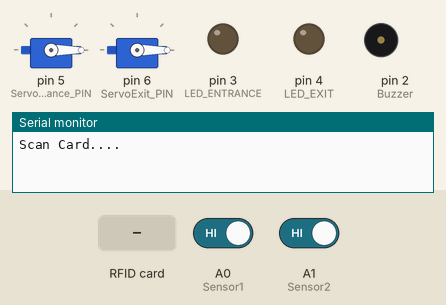
Simulated run of this sketch. Board: Arduino Uno, built with avr-gcc and run on an emulated ATmega328P. On the bench: 2 × servo, output pins drawn as LEDs (lit = HIGH), buzzer (waves = sounding), the last lines printed to the serial monitor. The test bench sets the inputs (shaded band); at power-on: A0 (Sensor1) HIGH, A1 (Sensor2) HIGH. Pins used as bus, display or sensor lines are not drawn.

Above: at 1.3 s.
1.4 s: RFID card B3 48 60 0F held to the reader
At 1.55 s:
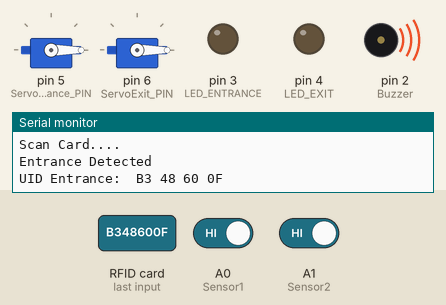
At 2.8 s:
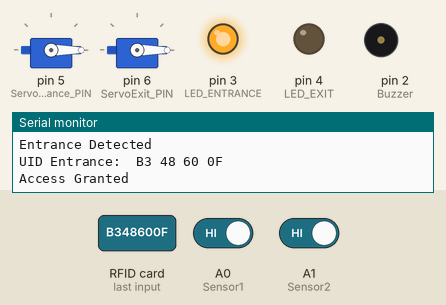
3.1 s: RFID card 03 14 76 0F held to the reader
At 5.5 s:
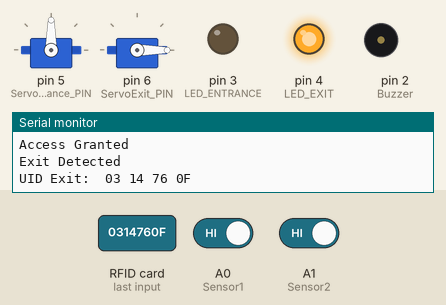
Timing chart, 0 to 15.1 s (numbered marks = the images above; inputs shaded):
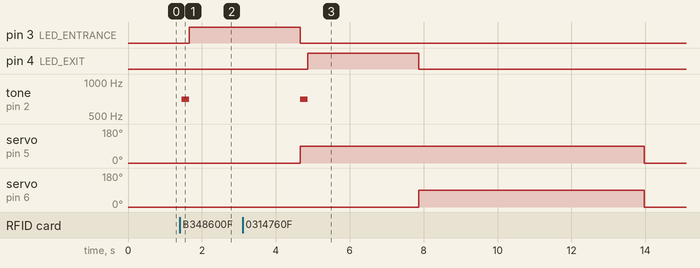

The sketch:

ParkingSystem_052124.ino
```cpp
#include <SPI.h>
#include <MFRC522.h>
#include <Servo.h>

#define RST_PIN 9
#define SS_1_PIN 10
#define SS_2_PIN 7
#define Buzzer 2
#define LED_ENTRANCE 3
#define LED_EXIT 4
#define ServoEntrance_PIN 5
#define ServoExit_PIN 6
#define Sensor1 A0
#define Sensor2 A1

MFRC522 RFID_Entrance(SS_1_PIN, RST_PIN); // Define RFID reader 1
MFRC522 RFID_Exit(SS_2_PIN, RST_PIN); // Define RFID reader 2
Servo ServoEntrance;
Servo ServoExit;

int angleEntrance = 0; // the current angle of servo motor 1
int angleExit = 0; // the current angle of servo motor 2
unsigned long lastTime = 0;
const unsigned long delayTime = 3000; // 3 seconds
const unsigned long countDelay = 1000; // 1 second
enum ServoState { AT_ANGLE_0, AT_ANGLE_90, COUNTING, DELAY };

ServoState servoState = AT_ANGLE_0;
int messageCount = 0;
unsigned long lastCountTime = 0;

bool prevValue1 = HIGH;
bool prevValue2 = HIGH;
bool occupied1 = false; // State memory for sensor 1
bool occupied2 = false; // State memory for sensor 2

int totalVacant = 2; // Total number of vacant sensors, initially set to 2

void setup() {
  Serial.begin(9600);
  SPI.begin();
  pinMode(LED_ENTRANCE, OUTPUT);
  pinMode(LED_EXIT, OUTPUT);
  pinMode(Buzzer, OUTPUT);

  RFID_Entrance.PCD_Init(); // Initialize RFID reader 1
  RFID_Exit.PCD_Init(); // Initialize RFID reader 2
  ServoEntrance.attach(ServoEntrance_PIN);
  ServoEntrance.write(angleEntrance);
  ServoExit.attach(ServoExit_PIN);
  ServoExit.write(angleExit);

  Serial.println("Scan Card....");
}

void loop() {
  bool value1 = digitalRead(Sensor1);
  bool value2 = digitalRead(Sensor2);

  bool changed1 = false; // Flag to track if sensor 1 state changed
  bool changed2 = false; // Flag to track if sensor 2 state changed

  if (value1 != prevValue1) { // Check if the state of sensor 1 has changed
    if (value1 == LOW && !occupied1) {
      Serial.println("Sensor1- OCCUPIED");
      occupied1 = true; // Update state memory
      totalVacant--; // Decrement total vacant count
      changed1 = true; // Set flag indicating change
    } else if (value1 == HIGH && occupied1) {
      Serial.println("Sensor1- VACANT");
      occupied1 = false; // Update state memory
      totalVacant++; // Increment total vacant count
      changed1 = true; // Set flag indicating change
    }
    prevValue1 = value1; // Update the previous state of sensor 1
    Serial.print("SensorT: ");
    Serial.println(totalVacant);
  }

  if (value2 != prevValue2) { // Check if the state of sensor 2 has changed
    if (value2 == LOW && !occupied2) {
     Serial.println("Sensor2- OCCUPIED");
      occupied2 = true; // Update state memory
      totalVacant--; // Decrement total vacant count
      changed2 = true; // Set flag indicating change
    } else if (value2 == HIGH && occupied2) {
     Serial.println("Sensor2- VACANT");
      occupied2 = false; // Update state memory
      totalVacant++; // Increment total vacant count
      changed2 = true; // Set flag indicating change
    }
    prevValue2 = value2; // Update the previous state of sensor 2
    Serial.print("SensorT: ");
    Serial.println(totalVacant);
  }

  // Display current status of both sensors and total vacant count only if there are changes
 if (changed1 || changed2) {
   Serial.print("Sensor1- ");
    Serial.println(occupied1 ? "OCCUPIED" : "VACANT");
    Serial.print("Sensor2- ");
    Serial.println(occupied2 ? "OCCUPIED" : "VACANT");
    Serial.print("SensorT: ");
    Serial.println(totalVacant);
  }

  switch (servoState) {
    case AT_ANGLE_0:
      if (RFID_Entrance.PICC_IsNewCardPresent() && RFID_Entrance.PICC_ReadCardSerial()) {
        Serial.println("Entrance Detected");
        bool accessGranted = EntrancehandleRFID(RFID_Entrance, LED_ENTRANCE);
        if (accessGranted) {
          ServoEntrance.write(90); // Set servo 1 to 90 degrees
          servoState = AT_ANGLE_90;
          lastTime = millis(); // Record the current time
        }
      }

      if (RFID_Exit.PICC_IsNewCardPresent() && RFID_Exit.PICC_ReadCardSerial()) {
        Serial.println("Exit Detected");
        ExithandleRFID(RFID_Exit, LED_EXIT);
        ServoExit.write(90); // Set servo 2 to 90 degrees
        servoState = AT_ANGLE_90;
        lastTime = millis(); // Record the current time
      }
      break;

    case AT_ANGLE_90:
      // Display message when servo is at 90 degrees
      Serial.println("Servo is at angle 90");
      servoState = COUNTING; // Start counting
      messageCount = 1; // Reset message count
      lastCountTime = millis(); // Record the current time
      break;

    case COUNTING:
      // Count from 1 to 3 with a delay of 1 second between each count
      if (millis() - lastCountTime >= countDelay) {
        Serial.print("Count: ");
        Serial.println(messageCount);
        lastCountTime = millis(); // Record the current time

        // Check if counting is done
        if (messageCount >= 3) {
          servoState = DELAY;
          lastTime = millis(); // Record the current time
        } else {
          messageCount++;
        }
      }
      break;

    case DELAY:
      if (millis() - lastTime >= delayTime) {
        ServoEntrance.write(0); // Set servo 1 back to 0 degrees
        ServoExit.write(0); // Set servo 2 back to 0 degrees
        Serial.println("Rotate Servo Motors to 0°");
        servoState = AT_ANGLE_0;
      }
      break;
  }

  delay(100); // Add a small delay for stability
}

bool EntrancehandleRFID(MFRC522 &mfrc522, int ledPin) {
  Serial.print(F("UID Entrance: "));
  tone(Buzzer, 700);
  dump_byte_array(mfrc522.uid.uidByte, mfrc522.uid.size);
  delay(200);
  noTone(Buzzer);
  String ID = "";
  for (byte i = 0; i < mfrc522.uid.size; i++) {
    ID.concat(String(mfrc522.uid.uidByte[i] < 0x10 ? "0" : ""));
    ID.concat(String(mfrc522.uid.uidByte[i], HEX));
  }
  Serial.println();
  ID.toUpperCase();

  bool accessGranted = false;

  if (ID == "B348600F" || ID=="0314760F") {
    Serial.println("Access Granted");
    accessGranted = true;
  } else {
    Serial.println("Access Denied");
  }

  digitalWrite(ledPin, HIGH);
  delay(3000); // LED stays on for 3 seconds
  digitalWrite(ledPin, LOW);

  mfrc522.PICC_HaltA();
  mfrc522.PCD_StopCrypto1();

  return accessGranted;
}

void ExithandleRFID(MFRC522 &mfrc522, int ledPin) {
  Serial.print(F("UID Exit: "));
  tone(Buzzer, 700);
  dump_byte_array(mfrc522.uid.uidByte, mfrc522.uid.size);
  delay(200);
  noTone(Buzzer);
  String ID = "";
  for (byte i = 0; i < mfrc522.uid.size; i++) {
    ID.concat(String(mfrc522.uid.uidByte[i] < 0x10 ? "0" : ""));
    ID.concat(String(mfrc522.uid.uidByte[i], HEX));
  }
  Serial.println();
  ID.toUpperCase();

  digitalWrite(ledPin, HIGH);
  delay(3000); // LED stays on for 3 seconds
  digitalWrite(ledPin, LOW);

  mfrc522.PICC_HaltA();
  mfrc522.PCD_StopCrypto1();
}

void dump_byte_array(byte * buffer, byte bufferSize) {
  for (byte i = 0; i < bufferSize; i++) {
    Serial.print(buffer[i] < 0x10 ? " 0" : " ");
    Serial.print(buffer[i], HEX);
  }
}
```

Measured:
- after the input at 1.4 s, pin 3 (LED_ENTRANCE): LOW → HIGH after 0.26 s; tone on pin 2 (Buzzer): silent → 700 Hz after 0.06 s, → silent 0.20 s later
- after the input at 3.1 s, pin 4 (LED_EXIT): LOW → HIGH after 1.8 s, → LOW 3.0 s later; tone on pin 2 (Buzzer): silent → 700 Hz after 1.6 s, → silent 0.20 s later; servo on pin 6 (ServoExit_PIN): 0° → 90° after 4.8 s, → 0° 6.1 s later
